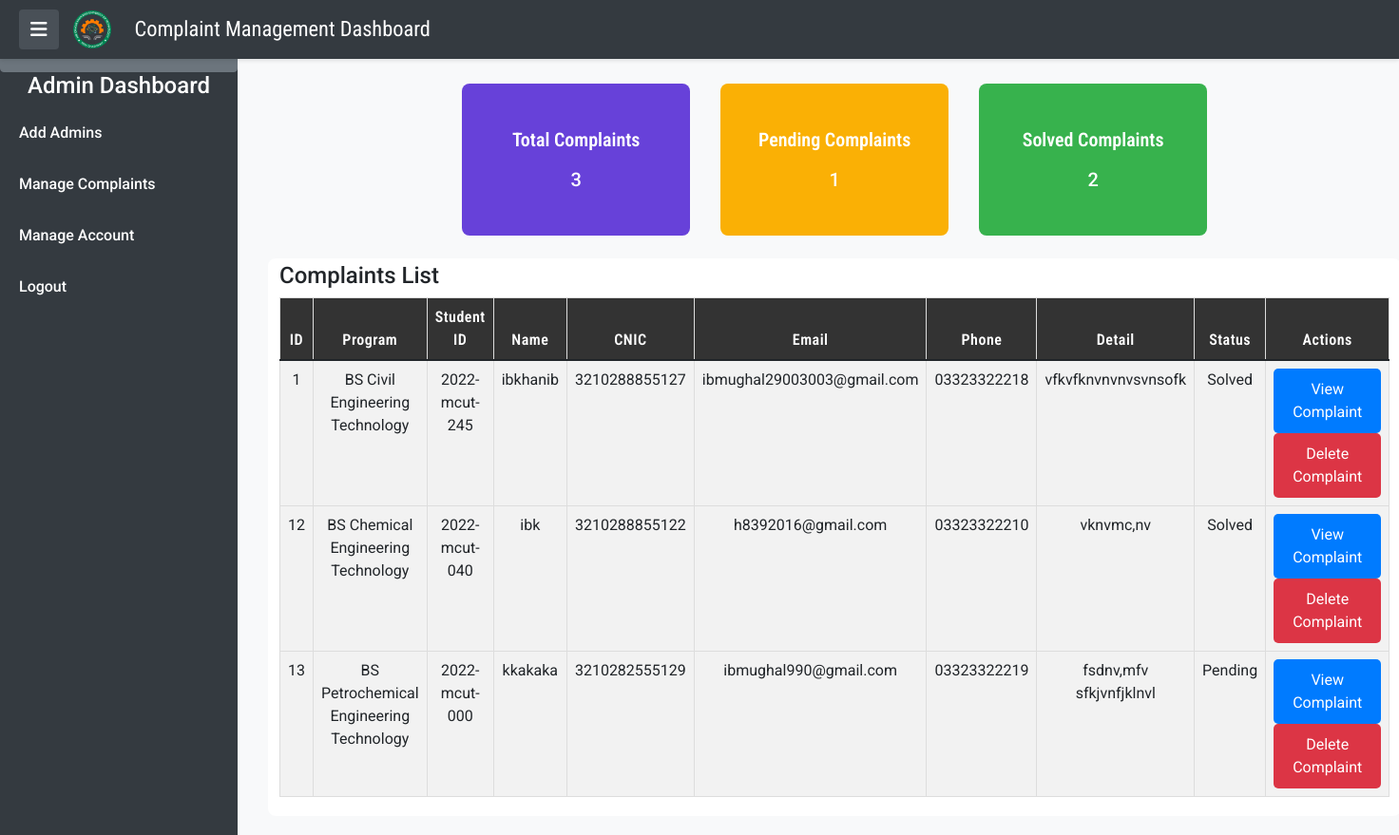
The page /admin_dashboard.php on the database its author committed.
### tables this page shows
CREATE TABLE `complaints` (
  `id` int(11) NOT NULL,
  `campus` varchar(255) DEFAULT NULL,
  `program` varchar(255) DEFAULT NULL,
  `student_id` varchar(50) DEFAULT NULL,
  `name` varchar(255) DEFAULT NULL,
  `cnic` varchar(20) DEFAULT NULL,
  `email` varchar(255) DEFAULT NULL,
  `phone` varchar(20) DEFAULT NULL,
  `complaint_detail` text DEFAULT NULL,
  `submission_date` timestamp NOT NULL DEFAULT current_timestamp(),
  `status` enum('Pending','Solved') DEFAULT 'Pending'
);

### admin_dashboard.php (the view, shortened to what this page needs)
<?php
require_once 'db_controller.php';
$totalComplaintsQuery = "SELECT COUNT(*) as total FROM complaints";
$totalComplaintsResult = $conn->query($totalComplaintsQuery);
$totalComplaints = $totalComplaintsResult->fetch_assoc()['total'];
$pendingComplaintsQuery = "SELECT COUNT(*) as pending FROM complaints WHERE status = 'Pending'";
$pendingComplaintsResult = $conn->query($pendingComplaintsQuery);
$pendingComplaints = $pendingComplaintsResult->fetch_assoc()['pending'];
$query_solved = "SELECT COUNT(*) as solved_count FROM complaints WHERE status='Solved'";
$result_solved = mysqli_query($conn, $query_solved);
$row_solved = mysqli_fetch_assoc($result_solved);
$solved_count = $row_solved['solved_count'];
$complaintsQuery = "SELECT * FROM complaints";
$complaintsResult = $conn->query($complaintsQuery);
?>
<!DOCTYPE html>
<html lang="en">
<head>
    <link rel="stylesheet" href="https://stackpath.bootstrapcdn.com/bootstrap/5.1.3/css/bootstrap.min.css">
    <link rel="stylesheet" href="https://cdnjs.cloudflare.com/ajax/libs/font-awesome/6.0.0-beta3/css/all.min.css">
</head>
<body>
    <div class="wrapper">
        <div id="sidebar" class="sidebar">
            <a href="#" class="btn btn-secondary" id="sidebarToggle"><i class="fas fa-bars"></i></a>
            <h4 class="text-center">Admin Dashboard</h4>
            <a href="add_admin.php">Add Admins</a>
            <a href="manage_complaints.php">Manage Complaints</a>
            <a href="manage_account.php">Manage Account</a>
            <a href="logout.php">Logout</a>
        </div>
        <div class="content">
            <header class="header">
                <button class="btn" id="sidebarToggle"><i class="fas fa-bars"></i></button>
                <div class="logo">
                    <img src="mcut_logo_no_black_background.png" alt="MCUT Logo">
                    <span class="title">Complaint Management Dashboard</span>
                </div>
            </header>
            <main class="container">
                <div class="dasboard-panels">
                    <div class="panel-item" id="panel-1">
                        <span class="panel-main-heading">Total Complaints</span>
                        <span class="panel-value-heading"><?php echo $totalComplaints; ?></span>
                    </div>
                    <div class="panel-item" id="panel-2">
                        <span class="panel-main-heading">Pending Complaints</span>
                        <span class="panel-value-heading"><?php echo $pendingComplaints; ?></span>
                    </div>
                    <div class="panel-item" id="panel-3">
                        <span class="panel-main-heading">Solved Complaints</span>
                        <span class="panel-value-heading"><?php echo $solved_count; ?></span>
                    </div>
                </div>
                <div class="complaint-table mt-4">
                    <h4>Complaints List</h4>
                    <table class="table table-striped">
                        <thead>
                            <tr>
                                <th>ID</th>
                                <th>Program</th>
                                <th>Student ID</th>
                                <th>Name</th>
                                <th>CNIC</th>
                                <th>Email</th>
                                <th>Phone</th>
                                <th>Detail</th>
                                <th>Status</th>
                                <th>Actions</th>
                            </tr>
                        </thead>
                        <tbody>
                            <?php while ($row = $complaintsResult->fetch_assoc()): ?>
                            <tr>
                                <td><?php echo $row['id']; ?></td>
                                <td><?php echo $row['program']; ?></td>
                                <td><?php echo $row['student_id']; ?></td>
                                <td><?php echo $row['name']; ?></td>
                                <td><?php echo $row['cnic']; ?></td>
                                <td><?php echo $row['email']; ?></td>
                                <td><?php echo $row['phone']; ?></td>
                                <td><?php echo $row['complaint_detail']; ?></td>
                                <td><?php echo $row['status']; ?></td>
                                <td>
                                <a href="view_complaint.php?id=<?php echo $row['id']; ?>" class="view-btn">View Complaint</a>
                                <a href="delete_complaint.php?id=<?php echo $row['id']; ?>" class="delete-btn" onclick="return confirm('Are you sure you want to delete this complaint?');">Delete Complaint</a>
                                </td>
                            </tr>
                            <?php endwhile; ?>
                        </tbody>
                    </table>
                </div>
            </main>
        </div>
    </div>
</body>
</html>

### admin_dashboard.php (style rules this page uses)
body { font-family: "Roboto",sans-serif; margin: 0; padding: 0; display: flex; min-height: 100vh; flex-direction: column; background-color: #f8f9fa; }
.wrapper { display: flex; width: 100%; }
.sidebar { height: 100%; width: 250px; position: fixed; top: 0; left: 0; background-color: #343a40; color: #fff; padding-top: 20px; transition: transform 0.3s ease; transform: translateX(0); }
.text-center { text-align: center; }
.sidebar a { color: #fff; text-decoration: none; padding: 15px 20px; display: block; font-weight: 500; transition: background-color 0.3s ease; }
.header { position: fixed; top: 0; left: 0; width: 100%; background-color: #343a40; color: #fff; display: flex; align-items: center; padding: 10px 20px; z-index: 1000; box-shadow: 0 2px 4px rgba(0, 0, 0, 0.1); }
.header .btn { color: #fff; background-color: #495057; border: none; margin-right: 15px; font-size: 1.25rem; }
.header .logo { display: flex; align-items: center; flex-grow: 1; }
.header .logo img { height: 40px; }
.header .title { font-size: 1.4rem; margin-left: 25px; font-family: "Roboto Condensed",sans-serif; }
.content { margin-top: 60px; margin-left: 250px; padding: 20px; flex-grow: 1; transition: margin-left 0.3s ease; }
.dasboard-panels { margin: 8px; display: flex; flex-wrap: wrap; justify-content: center; gap: 32px; }
.panel-item { width: 15rem; height: 10rem; border-radius: 8px; display: flex; flex-direction: column; justify-content: center; align-items: center; row-gap: 12px; font-size: 20px; color: white; }
.panel-main-heading { font-family: "Roboto Condensed",sans-serif; font-weight: 600; }
.panel-value-heading { font-weight: 500; }
#panel-1 { background-color: #6741d9; }
#panel-2 { background-color: #fab005; }
#panel-3 { background-color: #37b24d; }
.complaint-table { width: 100%; margin-top: 20px; background-color: white; border-radius: 8px; padding: 4px 12px; }
.complaint-table th, .complaint-table td { text-align: center; }
table { width: 100%; border-collapse: collapse; text-align: left; }
.complaint-table thead { background-color: #333; color: white; text-align: center; }
th { font-family: "Roboto Condensed",sans-serif; letter-spacing: 0.5px; font-weight: 600; }
th, td { padding: 12px 15px; border: 1px solid #ddd; }
tbody tr:nth-child(even) { background-color: #f2f2f2; }
.delete-btn { display: inline-block; padding: 10px 20px; color: #fff; background-color: #dc3545; border: none; border-radius: 5px; text-align: center; text-decoration: none; cursor: pointer; }
.view-btn { display: inline-block; padding: 10px 20px; color: #fff; background-color: #007bff; border: none; border-radius: 5px; text-align: center; text-decoration: none; cursor: pointer; }

### rows shown on the page
complaints: id "1", program "BS Civil Engineering Technology", student "2022-mcut-245", name "ibkhanib", cnic "3210288855127", email "ibmughal29003003@gmail.com", phone "03323322218", complaint_detail "vfkvfknvnvnvsvnsofk", status "Solved"
complaints: id "12", program "BS Chemical Engineering Technology", student "2022-mcut-040", name "ibk", cnic "3210288855122", email "h8392016@gmail.com", phone "03323322210", complaint_detail "vknvmc,nv", status "Solved"
complaints: id "13", program "BS Petrochemical Engineering Technology", student "2022-mcut-000", name "kkakaka", cnic "3210282555129", email "ibmughal990@gmail.com", phone "03323322219", complaint_detail "fsdnv,mfv sfkjvnfjklnvl", status "Pending"

### other values the page prints
$totalComplaints "3"
$pendingComplaints "1"
$solved_count "2"
